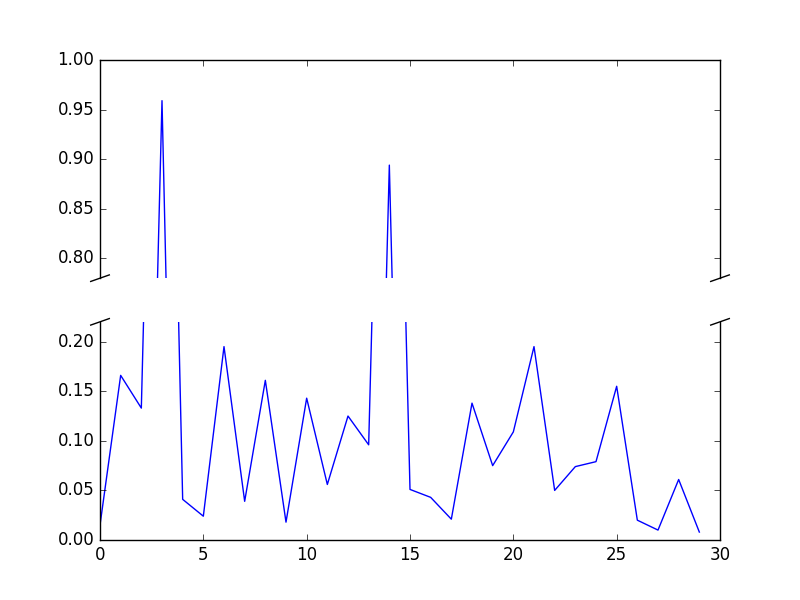

Write the Python code that produced this figure.
"""
Broken axis example, where the y-axis will have a portion cut out.
"""
import matplotlib.pyplot as plt
import numpy as np


# 30 points between [0, 0.2) originally made using np.random.rand(30)*.2
pts = np.array([
    0.015, 0.166, 0.133, 0.159, 0.041, 0.024, 0.195, 0.039, 0.161, 0.018,
    0.143, 0.056, 0.125, 0.096, 0.094, 0.051, 0.043, 0.021, 0.138, 0.075,
    0.109, 0.195, 0.050, 0.074, 0.079, 0.155, 0.020, 0.010, 0.061, 0.008])

# Now let's make two outlier points which are far away from everything.
pts[[3, 14]] += .8

# If we were to simply plot pts, we'd lose most of the interesting
# details due to the outliers. So let's 'break' or 'cut-out' the y-axis
# into two portions - use the top (ax) for the outliers, and the bottom
# (ax2) for the details of the majority of our data
f, (ax, ax2) = plt.subplots(2, 1, sharex=True)

# plot the same data on both axes
ax.plot(pts)
ax2.plot(pts)

# zoom-in / limit the view to different portions of the data
ax.set_ylim(.78, 1.)  # outliers only
ax2.set_ylim(0, .22)  # most of the data

# hide the spines between ax and ax2
ax.spines['bottom'].set_visible(False)
ax2.spines['top'].set_visible(False)
ax.xaxis.tick_top()
ax.tick_params(labeltop='off')  # don't put tick labels at the top
ax2.xaxis.tick_bottom()

# This looks pretty good, and was fairly painless, but you can get that
# cut-out diagonal lines look with just a bit more work. The important
# thing to know here is that in axes coordinates, which are always
# between 0-1, spine endpoints are at these locations (0,0), (0,1),
# (1,0), and (1,1).  Thus, we just need to put the diagonals in the
# appropriate corners of each of our axes, and so long as we use the
# right transform and disable clipping.

d = .015  # how big to make the diagonal lines in axes coordinates
# arguments to pass to plot, just so we don't keep repeating them
kwargs = dict(transform=ax.transAxes, color='k', clip_on=False)
ax.plot((-d, +d), (-d, +d), **kwargs)        # top-left diagonal
ax.plot((1 - d, 1 + d), (-d, +d), **kwargs)  # top-right diagonal

kwargs.update(transform=ax2.transAxes)  # switch to the bottom axes
ax2.plot((-d, +d), (1 - d, 1 + d), **kwargs)  # bottom-left diagonal
ax2.plot((1 - d, 1 + d), (1 - d, 1 + d), **kwargs)  # bottom-right diagonal

# What's cool about this is that now if we vary the distance between
# ax and ax2 via f.subplots_adjust(hspace=...) or plt.subplot_tool(),
# the diagonal lines will move accordingly, and stay right at the tips
# of the spines they are 'breaking'
plt.savefig('broken_axis.png')